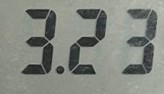
#> input picture no noise.jpg, 164 x 94 px, found by its file name
$ python text-recognition-test.py
#> lines starting #> are read from the running program, lines starting #| are printed output that depends on the picture; after the words box and inside, x2 and y2 are one past the last pixel; in counts of white or black regions, pixels touching at a corner belong together
# Import required packages
import cv2
import pytesseract

# Mention the installed location of Tesseract-OCR in your system
pytesseract.pytesseract.tesseract_cmd = r"C:\Program Files\Tesseract-OCR\tesseract.exe"

# Read image from which text needs to be extracted
img = cv2.imread(r"C:\Users\Nicholas Lamanna\Desktop\OpenCV\no noise.jpg")
#> img is the input picture: shape (94, 164, 3); mean B, G, R 128.4, 135.8, 132.1

##### Preprocessing the image starts
# Convert the image to gray scale
gray = cv2.cvtColor(img, cv2.COLOR_BGR2GRAY)
cv2.imshow('grayscale image', gray)
cv2.waitKey(0)

# Performing OTSU threshold
ret, thresh1 = cv2.threshold(gray, 140, 255, cv2.THRESH_OTSU | cv2.THRESH_BINARY_INV)
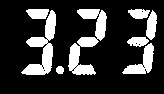
#> thresh1: shape (94, 164); 20.4% white; 8 white regions, largest, box (x1, y1, x2, y2) and area: (68, 9, 107, 75) 1039, (21, 10, 56, 75) 892, (122, 43, 154, 74) 424
#> ret = 107
cv2.imshow('grayscale image', thresh1)
cv2.waitKey(0)

# Specify structure shape and kernel size.
# Kernel size increases or decreases the area
# of the rectangle to be detected.
# A smaller value like (10, 10) will detect
# each word instead of a sentence.
rect_kernel = cv2.getStructuringElement(cv2.MORPH_RECT, (4, 4))

# Applying dilation on the threshold image
dilation = cv2.dilate(thresh1, rect_kernel, iterations = 1)
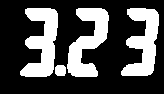
#> dilation: shape (94, 164); 30.3% white; 4 white regions
cv2.imshow('grayscale image', dilation)
cv2.waitKey(0)

# Finding contours
contours, hierarchy = cv2.findContours(dilation, cv2.RETR_EXTERNAL, cv2.CHAIN_APPROX_NONE)
#> contours = 4 contours; box (x1, y1, x2, y2) and area: (20, 8, 58, 77) 1436, (67, 8, 109, 77) 1400, (121, 8, 159, 76) 1354, (55, 65, 66, 76) 92

# Creating a copy of image
im2 = img.copy()

# A text file is created and flushed
file = open("recognized.txt", "w+")
file.write("")
file.close()

# Looping through the identified contours
# Then rectangular part is cropped and passed on
# to pytesseract for extracting text from it
# Extracted text is then written into the text file
for cnt in contours:
	x, y, w, h = cv2.boundingRect(cnt)

	# Drawing a rectangle on copied image
	rect = cv2.rectangle(im2, (x, y), (x + w, y + h), (0, 255, 0), 2)

	# Cropping the text block for giving input to OCR
	cropped = im2[y:y + h, x:x + w]
	#cv2.imshow('grayscale image', cropped)
	#cv2.waitKey(0)

	# Open the file in append mode
	file = open("recognized.txt", "a")

	# Apply OCR on the cropped image
#> (the run stopped early here; a loop or call above may not have finished)

$ run again, with bit of noise.jpg copied over no noise.jpg
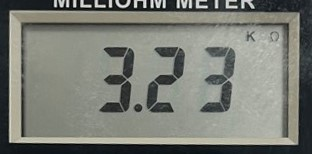
#> input picture bit of noise.jpg, 312 x 154 px, found by its file name
#> img is the input picture: shape (154, 312, 3); mean B, G, R 116.6, 124.2, 121.7
#> `ret, thresh1 = cv2.threshold(gray, 140, 255, cv2.THRESH_OTSU | cv2.THR..`:
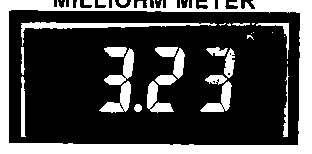
#> thresh1: shape (154, 312); 27.7% white; 32 white regions (12 under 20 px), largest, box (x1, y1, x2, y2) and area: (0, 0, 312, 154) 8703, (21, 22, 217, 46) 865, (99, 81, 131, 113) 432
#> ret = 98
#> dilation: shape (154, 312); 38.8% white; 8 white regions (1 under 20 px)
#> contours = 1 contour; box (x1, y1, x2, y2) and area: (0, 0, 312, 154) 47532

$ run again, with just screen.jpg copied over no noise.jpg
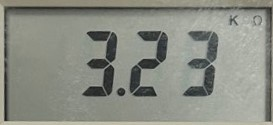
#> input picture just screen.jpg, 273 x 125 px, found by its file name
#> img is the input picture: shape (125, 273, 3); mean B, G, R 131.6, 140.9, 138.3
#> `ret, thresh1 = cv2.threshold(gray, 140, 255, cv2.THRESH_OTSU | cv2.THR..`:
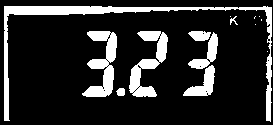
#> thresh1: shape (125, 273); 16.8% white; 14 white regions (6 under 20 px), largest, box (x1, y1, x2, y2) and area: (4, 6, 272, 122) 2431, (82, 31, 117, 97) 1106, (129, 31, 168, 97) 1064
#> ret = 113
#> dilation: shape (125, 273); 26.2% white; 7 white regions (1 under 20 px)
#> contours = 7 contours, 1 with area under 20; largest, box (x1, y1, x2, y2) and area: (3, 5, 273, 124) 3510, (81, 30, 127, 99) 1550, (128, 30, 170, 99) 1421, (182, 30, 220, 98) 1382, (229, 15, 240, 27) 95, (253, 15, 264, 23) 43
